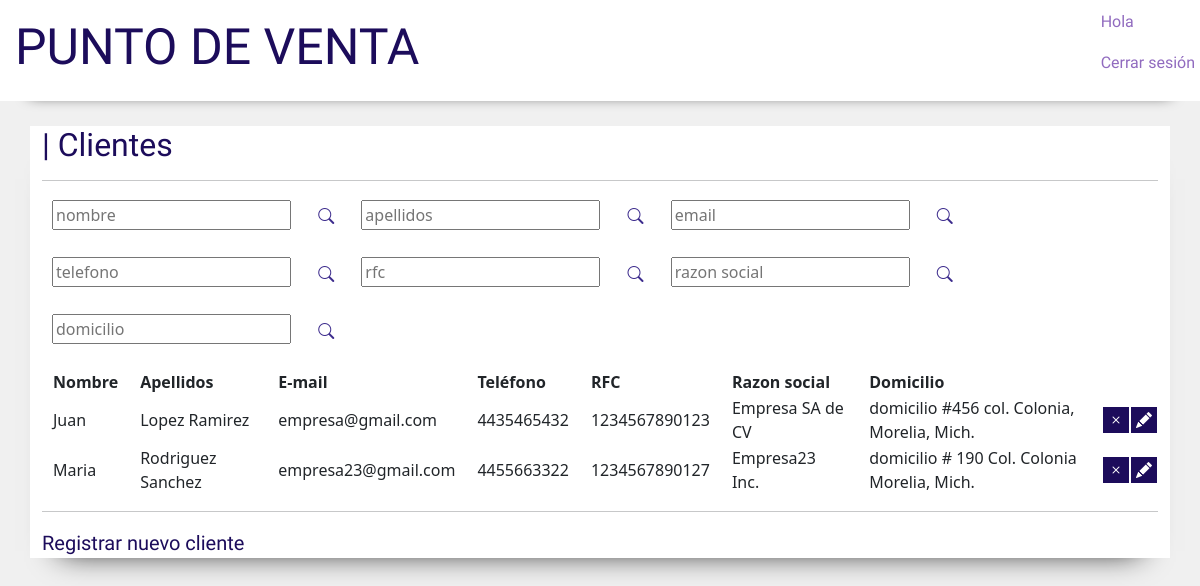
/clientes/, run on an earlier commit of the app's database.
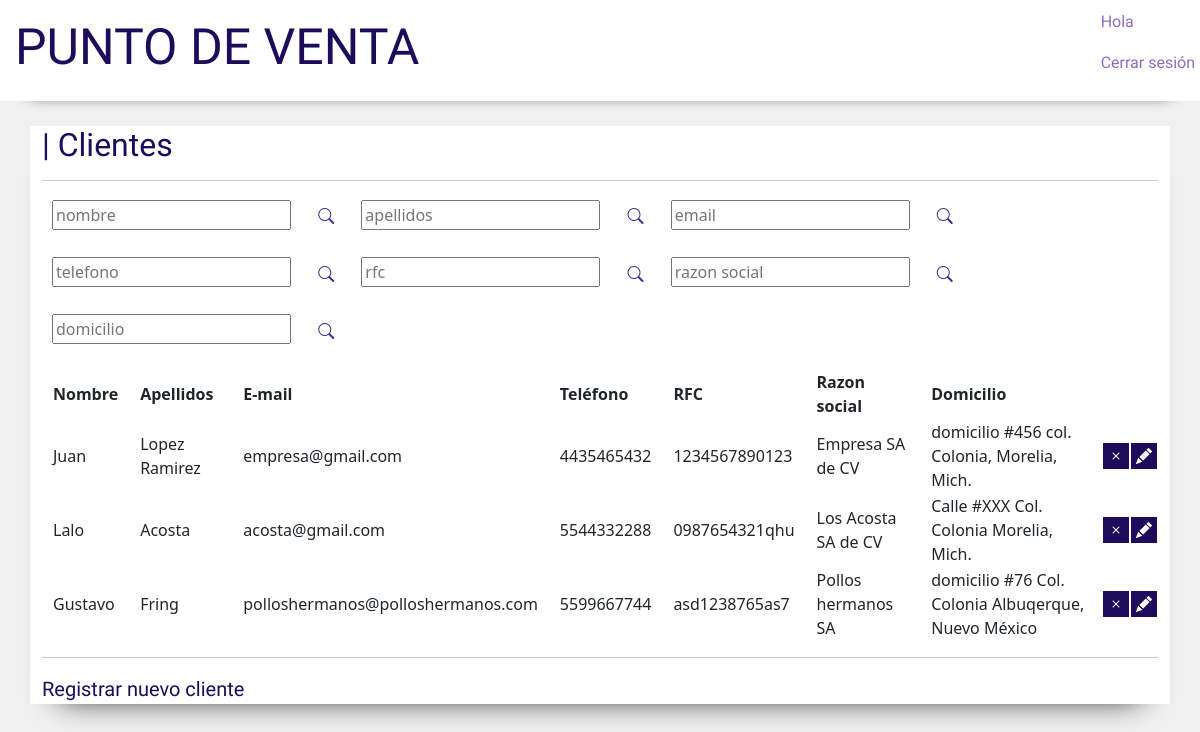
And on a later commit of the database.
### manage_models/models.py (models this page shows, shortened)
class Cliente(models.Model):
    nombre = models.CharField(max_length=100)
    apellido = models.CharField(max_length=100)
    correo_electronico = models.EmailField(null=True)
    telefono = models.CharField(max_length=10)
    rfc = models.CharField(max_length=13, default='')
    razon_social = models.CharField(max_length=100, default='')
    domicilio = models.CharField(max_length=100, default='')

### manage_models/views.py (the view)
# urls.py: path('clientes/' , views.clientes , name='clientes'),
def clientes(request):
    clientes_lista = Cliente.objects.all()
    return render(request, 'manage_models/clientes.html' , {'clientes':clientes_lista})

### manage_models/templates/manage_models/clientes.html (shortened to what this page needs)
{% extends 'home/base.html' %}
{% load static %}
{% block content %}
<div class="usuarios_maincontainer container">
    <h2 class="usuarios_titulo">| Clientes</h2>
    <hr>
    <input type="text" id="buscar_nombre_input" placeholder="nombre" class="barra_busqueda">
    <button id="buscar_nombre" class="btn buscar_boton"><i class="bi bi-search"></i></button>
    <input type="text" id="buscar_apellidos_input" placeholder="apellidos" class="barra_busqueda">
    <button id="buscar_apellidos" class="btn buscar_boton"><i class="bi bi-search"></i></button>
    <input type="text" id="buscar_email_input" placeholder="email" class="barra_busqueda">
    <button id="buscar_email" class="btn buscar_boton"><i class="bi bi-search"></i></button>
    <input type="text" id="buscar_telefono_input" placeholder="telefono" class="barra_busqueda">
    <button id="buscar_telefono" class="btn buscar_boton"><i class="bi bi-search"></i></button>
    <input type="text" id="buscar_rfc_input" placeholder="rfc" class="barra_busqueda">
    <button id="buscar_rfc" class="btn buscar_boton"><i class="bi bi-search"></i></button>
    <input type="text" id="buscar_razon_input" placeholder="razon social" class="barra_busqueda">
    <button id="buscar_razon" class="btn buscar_boton"><i class="bi bi-search"></i></button>
    <input type="text" id="buscar_domicilio_input" placeholder="domicilio" class="barra_busqueda">
    <button id="buscar_domicilio" class="btn buscar_boton"><i class="bi bi-search"></i></button>
    <table>
        <thead>
            <tr>
                <th>
                    <p class="usuarios_espaciado"><strong>Nombre</strong></p>
                </th>
                <th>
                    <p class="usuarios_espaciado"><strong>Apellidos</strong></p>
                </th>
                <th>
                    <p class="usuarios_espaciado"><strong>E-mail</strong></p>
                </th>
                <th>
                    <p class="usuarios_espaciado"><strong>Teléfono</strong></p>
                </th>
                <th>
                    <p class="usuarios_espaciado"><strong>RFC</strong></p>
                </th>
                <th>
                    <p class="usuarios_espaciado"><strong>Razon social</strong></p>
                </th>
                <th>
                    <p class="usuarios_espaciado"><strong>Domicilio</strong></p>
                </th>
            </tr>
        </thead>
        <tbody id="tabla_clientes">
            {% for cliente in clientes %}
            <tr>
                <td>
                    <p class="usuarios_tablecontent usuarios_espaciado">{{cliente.nombre}}</p>
                </td>
                <td>
                    <p class="usuarios_tablecontent usuarios_espaciado">{{cliente.apellido}}</p>
                </td>
                <td>
                    <p class="usuarios_tablecontent usuarios_espaciado">{{cliente.correo_electronico}}</p>
                </td>
                <td>
                    <p class="usuarios_tablecontent usuarios_espaciado">{{cliente.telefono}}</p>
                </td>
                <td >
                    <p class="usuarios_tablecontent usuarios_espaciado">{{cliente.rfc}}</p>
                </td>
                <td >
                    <p class="usuarios_tablecontent usuarios_espaciado">{{cliente.razon_social}}</p>
                </td>
                <td >
                    <p class="usuarios_tablecontent usuarios_espaciado">{{cliente.domicilio}}</p>
                </td>
                <td >
                    <a href="{% url 'borrar_cliente' pk=cliente.pk %}" class="deleteuser"><i class="bi bi-x user_butonicon"></i></a>
                </td>
                <td >
                    <a href="{% url 'editar_cliente' pk=cliente.pk %}" class="deleteuser"><i class="bi bi-pencil-fill user_butonicon"></i></i></a>
                </td>
            </tr>
            {%endfor%}
        </tbody>
    </table>
    <hr>
    <a href="{% url 'registrar_cliente' %}" class="link_registrar_usuario">Registrar nuevo cliente</a>
</div>
{% endblock %}

### manage_models/templates/home/base.html (shortened to what this page needs)
{% load static %}
<!DOCTYPE html>
<html lang="en">
<head>
    <link href="https://cdn.jsdelivr.net/npm/bootstrap@5.1.3/dist/css/bootstrap.min.css" rel="stylesheet">
    <link rel="stylesheet" href="https://cdn.jsdelivr.net/npm/bootstrap-icons@1.6.0/font/bootstrap-icons.css">
    <link rel="stylesheet" href="{% static 'css/base.css' %}">
</head>
<body>
    <header>
        <h1><a href="{% url 'home' %}" class="titulo"> Punto de venta </a></h1>
        <div class="usuario">
            <p class="saludo">Hola <strong>{{ user.get_full_name }}</strong></p>
            <p><a href="{% url 'logout' %}" class=logout>Cerrar sesión</a></p>
        </div>
    </header>
    {% block content %}
    {% endblock %}
</body>
</html>

### manage_models/static/css/base.css (style rules this page uses)
:root { --fondo : #f0f0f0; --fuente-grande: 'Inconsolata', monospace;; --fuente-pequena: 'Quicksand', sans-serif; --color1: #1C0C5B; --color2: #3D2C8D; --color3: #916BBF; --color4: #C996CC; }
body { margin: 0; background-color: var(--fondo); }
header { margin: 0; padding: 10px 0; -webkit-box-shadow: 0px 23px 10px -30px #000000; box-shadow: 0px 23px 15px -30px #000000; display: flex; justify-content: space-between; align-items: center; background-color: white; }
.titulo { margin: 0 15px; font-family: var(--fuente-grande); color: var(--color1); font-size: 50px; cursor: pointer; text-transform: uppercase; text-decoration: none; }
.usuario { margin: 0 5px; }
.logout { font-family: var(--fuente-pequena); color: var(--color3); text-decoration: none; }
.saludo { font-family: var(--fuente-pequena); color: var(--color3); }
.usuarios_titulo { font-family: var(--fuente-grande); color: var(--color1); }
.barra_busqueda { margin: 0 10px 25px 10px; }
.buscar_boton { color: var(--color2); }
.usuarios_maincontainer { background-color: white; margin-top: 25px; -webkit-box-shadow: 0px 23px 10px -30px #000000; box-shadow: 0px 23px 30px -30px #000000; }
.usuarios_espaciado { margin: 0 10px; }
.deleteuser { padding: 2px 5px; background-color: var(--color1); border: none; }
.user_butonicon { color: white; }
.link_registrar_usuario { text-decoration: none; color: var(--color1); font-family: var(--fuente-pequena); font-size: 20px; }

What changed in the data, as far as the page shows it:
removed Cliente: nombre "Maria", apellido "Rodriguez Sanchez", correo_electronico "empresa23@gmail.com", telefono "4455663322", rfc "1234567890127", razon_social "Empresa23 Inc.", domicilio "domicilio # 190 Col. Colonia Morelia, Mich."
added Cliente: nombre "Lalo", apellido "Acosta", correo_electronico "acosta@gmail.com", telefono "5544332288", rfc "0987654321qhu", razon_social "Los Acosta SA de CV", domicilio "Calle #XXX Col. Colonia Morelia, Mich."
added Cliente: nombre "Gustavo", apellido "Fring", correo_electronico "polloshermanos@polloshermanos.com", telefono "5599667744", rfc "asd1238765as7", razon_social "Pollos hermanos SA", domicilio "domicilio #76 Col. Colonia Albuqerque, Nuevo México"
